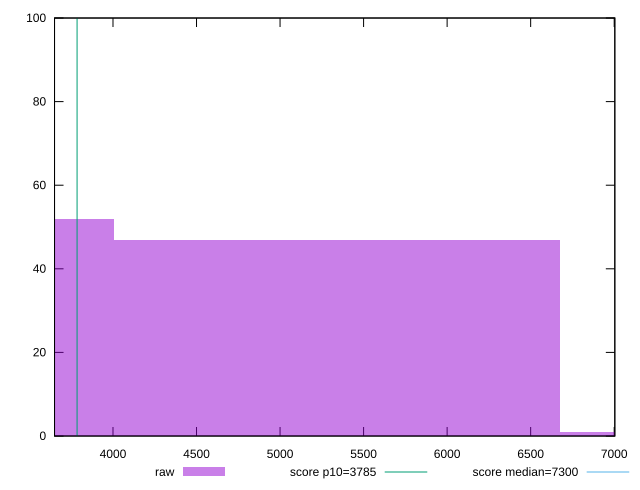

Write the gnuplot code that produced this figure.
reset

$raw <<EOF
8007.536245070678 1
5338.357496713786 47
2669.178748356893 52
EOF

set key outside below
set boxwidth 2669.178748356893
set xrange [3650.1084999999994:7003.7535]
set yrange [0:100]
set trange [0:100]
set style fill transparent solid 0.5 noborder

set parametric
set terminal svg size 640, 490 enhanced background rgb 'white'
set output "report_00019_2021-02-10T18-14-37.922Z//interactive/samples/pages+cached+noadtech+nomedia/raw/histogram.svg"

plot $raw title "raw" with boxes, \
     3785,t title "score p10=3785", \
     7300,t title "score median=7300"

reset
